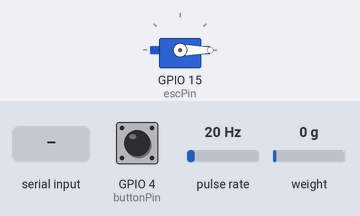
Recording of a sketch running on a simulated ESP8266 (NodeMCU). Shown: servo. Wiring (inferred from the names in the program): pulse sensor: data GPIO 12. The test bench sets the inputs (shaded band); at power-on: GPIO 4 (buttonPin) LOW, pulse rate 20 Hz, weight on the scale 0 g. WiFi joins after 1.5 s; servers stay silent unless stated; storage starts empty; EEPROM starts erased; what the sketch prints to the serial monitor is not drawn.

Above: at 5.1 s.
5.2 s: GPIO 4 (buttonPin) pulled HIGH for 0.15 s
At 8.0 s:
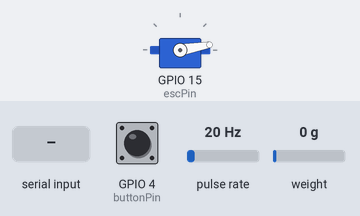
8.3 s: "t\n" received over Serial
At 11.5 s:
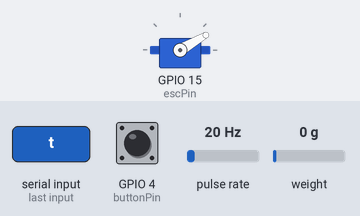
Timing chart, 0 to 28.7 s (numbered marks = the images above; inputs shaded):
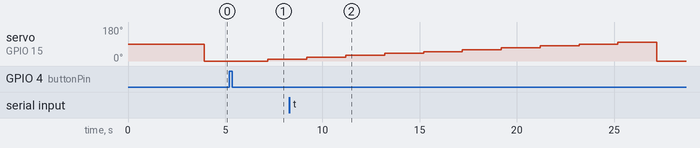

The sketch:

Plotting_Test_ESC.ino
```cpp
/* Links for Codes Used
Load Cells:
  https://github.com/olkal/HX711_ADC
Tachometer:
  https://create.arduino.cc/projecthub/PracticeMakesBetter/easy-peasy-tachometer-20e73a
 Motor Control:
  https://howtomechatronics.com/tutorials/arduino/arduino-brushless-motor-control-tutorial-esc-bldc/
Web Server:
  https://github.com/esp8266/Arduino/tree/master/libraries/ESP8266WebServer
Websockets:
  https://www.hackster.io/brzi/nodemcu-websockets-tutorial-3a2013
Plotting on Graphs:
  https://www.meccanismocomplesso.org/en/jqplot-hot-to-draw-real-time-data-on-a-line-chart/
Timed Action:
  https://github.com/Glumgad/TimedAction
*/

//Timing Split
#include <TimedAction.h>

// ESC Library/ declration
#include <Servo.h>
Servo ESC;

//Wifi Libraries
#include <ESP8266WiFi.h> // wifi
#include <WebSocketsServer.h> // Socket Server
#include <ESP8266WebServer.h> // Web Server
#include "FS.h" // SPIFFS file handler

// Libraries for Load Cell
#include <HX711_ADC.h>
#if defined(ESP8266)|| defined(ESP32) || defined(AVR)
#include <EEPROM.h>
#endif

//Variables Load Cell:
const int HX711_dout = 2; //mcu > HX711 dout pin
const int HX711_sck = 14; //mcu > HX711 sck pin
float calibrationValue; // calibration value (see example file "Calibration.ino")
static boolean newDataReady = 0;
const int serialPrintInterval = 0; //increase value to slow down serial print activity
float i = 0;
float loadValue = 0;

// Timing stuff
int lastMillis = 0;
int oldMillis = 0;

//HX711 constructor:
HX711_ADC LoadCell(HX711_dout, HX711_sck);
const int calVal_eepromAdress = 0;
unsigned long t = 0;

//ESC Variables
int buttonPin = 4;
int escPower = 0;
int escPin = 15;
int buttonState = 0;

//Variables Tachometer
float value = 0;
float rev = 0;
int rpm;
int oldtime = 0;
int deltatime;
int pinTach = 12;

//Wifi Variables
const char* ssid = "Island"; // Your local wifi network name
const char* password = "Fuckyoukyl3"; // Your local wifi password
String getContentType(String filename); // file MIME content type
bool handleFileRead(String path);       // identifier of a file known as a handle
char* c = "empty";
int count = 0;

//Starting the Websocket and Server
ESP8266WebServer server(80);    // Create a webserver listening on port 80 for browser connections
WebSocketsServer webSocket(81); // create a websocket server on port 81 for arduino to send data to browser graphs

//Interupt for the Tachometer
void ICACHE_RAM_ATTR isr() {
  rev++;
}

/***********Void Setup ***************************************************************************************************************  *************************************************/
void setup() {

  loadcellSetup();
  Serial.begin(115200); // communication with the host computer
  delay(10);
  Serial.println("\n");

  //web Socket setup
  webSocket.begin(); // Start websocket for communication with graphs in browser
  Serial.println("WebSocket server started.");

  //Flash File System Setup
  // SPIFFS is the SPI Flash (memory) File System https://tttapa.github.io/ESP8266/Chap11%20-%20SPIFFS.html
  if (!SPIFFS.begin()) {
    Serial.println("An Error has occurred while mounting SPIFFS");
    return;
  }

  // Wifi Setup
  Serial.println();
  Serial.println();
  Serial.print("Connecting to ");
  Serial.println(ssid);

  WiFi.begin(ssid, password);

  while (WiFi.status() != WL_CONNECTED) {
    delay(500);
    Serial.print(".");
  }
  Serial.println("");
  Serial.println("WiFi connected");
  // Print the IP address
  Serial.println(WiFi.localIP()); // print the local server IP so you can browse to it
  server.onNotFound([]() {                              // If the client requests any URI
    if (!handleFileRead(server.uri()))                  // send it if it exists
      server.send(404, "text/plain", "404: Not Found"); // otherwise, respond with a 404 (Not Found) error
  });

  // Webserver startup
  server.begin();
  Serial.println("HTTP Server started");

  //ESC Setup
  ESC.attach(escPin, 1000, 2000); // (pin, min pulse width, max pulse width in microseconds)

  //Tachometer Setup
  attachInterrupt(digitalPinToInterrupt(pinTach), isr, RISING); //attaching the interrupt
}

/*Starting Threads*******************************************************************************************************************************************************************/
TimedAction rpmThread = TimedAction(1000, tachMeasure);
TimedAction loadThread = TimedAction(10, loadCell);
TimedAction chartThread = TimedAction(2000, sendchartData);


/*********** Main program loop ******************************************************************************************************************************************************/
/************************************************************************************************************************************************************************************/
void loop() {
  webSocket.loop();  // constantly check for websocket events
  server.handleClient(); // handle browser requests

  buttonState = digitalRead(buttonPin);

  if (buttonState == HIGH) {
    resetChart();
    for (float p = 0; p <= 10; p++) {
      escPower = 10 * p;
      ESC.write(escPower);
      oldMillis = millis();
      while (millis() < (oldMillis + 2000)) {
        loadThread.check();
        rpmThread.check();
        chartThread.check();
      }
      serialOutput();
    }
  }
  else {
    escPower = 0;
    ESC.write(escPower);
    loadThread.check();
    rpmThread.check();
  }
}

/* Sending Data with Socket ****************************************************************************************************************************************************/
void sendchartData() {
  String mystr = String(i) + "," + String(rpm) + "," + String(escPower);
  int str_len = mystr.length() + 1;
  char char_array[str_len];
  mystr.toCharArray(char_array, str_len);
  webSocket.broadcastTXT(char_array, sizeof(char_array));
}

/* Reseting Chart **************************************************************************************************************************************************************/
void resetChart() {
  String resetStr = "r";
  int str_leng = resetStr.length() + 1;
  char char_arrayRst[str_leng];
  resetStr.toCharArray(char_arrayRst, str_leng);
  webSocket.broadcastTXT(char_arrayRst, sizeof(char_arrayRst));
}

/*** Function to convert the file extension to the MIME type *******************************************************************************************************************/
String getContentType(String filename) {
  if (filename.endsWith(".html")) return "text/html";
  else if (filename.endsWith(".css")) return "text/css";
  else if (filename.endsWith(".js")) return "application/javascript";
  else if (filename.endsWith(".ico")) return "image/x-icon";
  return "text/plain";
}


/*** Function to handle browser file requests defaults to index.html ***********************************************************************************************************/
bool handleFileRead(String path) { // send the right file to the client (if it exists)
  Serial.println("handleFileRead: " + path);
  if (path.endsWith("/")) path += "index.html";         // If a folder is requested, send the index file
  String contentType = getContentType(path);            // Get the MIME type
  if (SPIFFS.exists(path)) {                            // If the file exists
    File file = SPIFFS.open(path, "r");                 // Open it
    size_t sent = server.streamFile(file, contentType); // And send it to the client
    file.close();                                       // Then close the file again
    return true;
  }
  Serial.println("\tFile Not Found");
  return false;                                         // If the file doesn't exist, return false
}


/* Load cell measurements ******************************************************************************************************************************************************/
void loadCell() {
  //Load Cell loop
  // check for new data/start next conversion:
  if (LoadCell.update()) newDataReady = true;

  // get smoothed value from the dataset:
  if (newDataReady) {
    if (millis() > t + serialPrintInterval) {
      i = LoadCell.getData();
      //Serial.print("Load_cell output val: ");
      //Serial.println(i);
      newDataReady = 0;
      t = millis();
    }
  }
  // receive command from serial terminal, send 't' to initiate tare operation:
  if (Serial.available() > 0) {
    char inByte = Serial.read();
    if (inByte == 't') LoadCell.tareNoDelay();
  }

  // check if last tare operation is complete:
  if (LoadCell.getTareStatus() == true) {
    Serial.println("Tare complete");
  }
}

/* Load cell Setup ************************************************************************************************************************************************************/
void loadcellSetup() {
  LoadCell.begin();
#if defined(ESP8266)|| defined(ESP32)
  EEPROM.begin(512); // uncomment this if you use ESP8266/ESP32 and want to fetch the calibration value from eeprom
#endif
  EEPROM.get(calVal_eepromAdress, calibrationValue); // uncomment this if you want to fetch the calibration value from eeprom

  unsigned long stabilizingtime = 2000; // preciscion right after power-up can be improved by adding a few seconds of stabilizing time
  boolean _tare = true; //set this to false if you don't want tare to be performed in the next step
  LoadCell.start(stabilizingtime, _tare);
  if (LoadCell.getTareTimeoutFlag()) {
    Serial.println("Timeout, check MCU>HX711 wiring and pin designations");
    while (1);
  }
  else {
    LoadCell.setCalFactor(calibrationValue); // set calibration value (float)
    Serial.println("Startup is complete");
  }
}

/* Serial Print Data ************************************************************************************************************************************************************/
void serialOutput() {
  Serial.print(rpm); Serial.print(", ");
  Serial.print(i); Serial.print(", ");
  Serial.println(escPower);
}

/* Tachometer  ******************************************************************************************************************************************************************/
void tachMeasure() {
  if (millis() - oldtime > 1000) {
    detachInterrupt(digitalPinToInterrupt(pinTach));           //detaches the interrupt
    deltatime = millis() - oldtime;    //finds the time
    rpm = (rev / deltatime) * 60000;   //calculates rpm
    oldtime = millis();           //saves the current time

    rev = 0;
    attachInterrupt(digitalPinToInterrupt(pinTach), isr, RISING);
  }
}
```

Measured:
- after the input at 5.2 s, servo on GPIO 15 (escPin): 0° → 10° after 2.0 s
